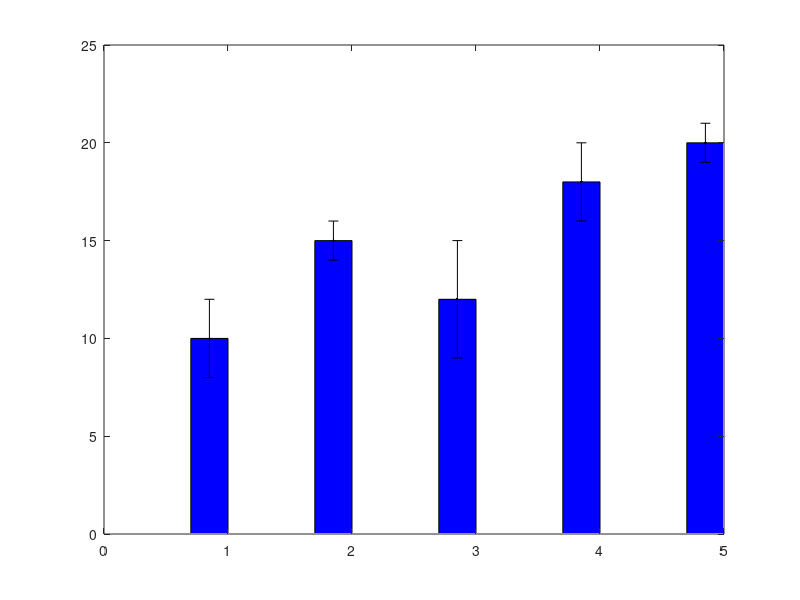

Here is the MATLAB script that generated this plot: (Note: this script raises an error after producing the figure.)
clear all 
close all
% Example data for the bar graph
x = 1:5; % Group labels
group1_data = [10, 15, 12, 18, 20];
group1_std_dev = [2, 1, 3, 2, 1]; % Standard deviation for Group 1
group2_data = [8, 13, 11, 17, 19];
group2_std_dev = [1.5, 1.2, 2, 1.8, 1]; % Standard deviation for Group 2

% Set the bar width
bar_width = 0.3;

% Create the bar graph for Group 1
bar(x - bar_width/2, group1_data, bar_width, 'FaceColor', 'b');
hold on;

% Add error bars representing the standard deviation for Group 1
errorbar(x - bar_width/2, group1_data, group1_std_dev, 'k.', 'LineWidth', 1.5);

% Create the bar graph for Group 2
bar(x + bar_width/2, group2_data, bar_width, 'FaceColor', 'g');

% Add error bars representing the standard deviation for Group 2
errorbar(x + bar_width/2, group2_data, group2_std_dev, 'k.', 'LineWidth', 1.5);

hold off;

% Add labels and title
xlabel('Groups');
ylabel('Values');
title('Grouped Bar Graph with Standard Deviation');

% Add a legend
legend('Group 1', 'Group 1 Std. Dev.', 'Group 2', 'Group 2 Std. Dev.', 'Location', 'northwest');
